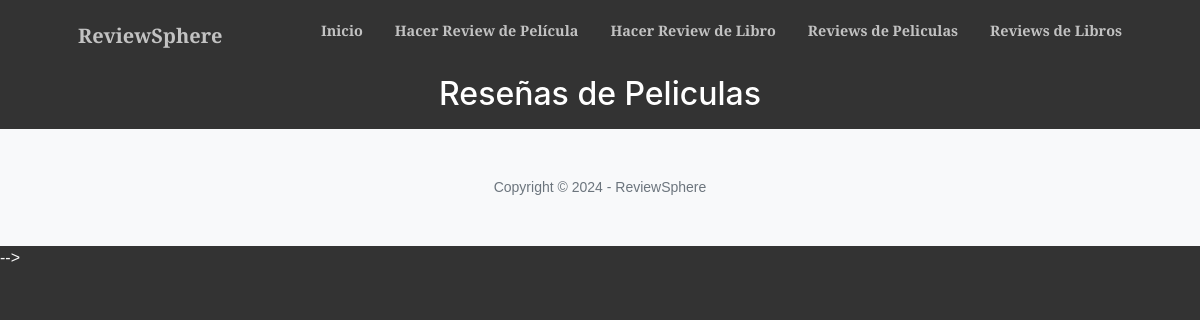
Page /reviews/reviews/movie/ on the earlier database version.
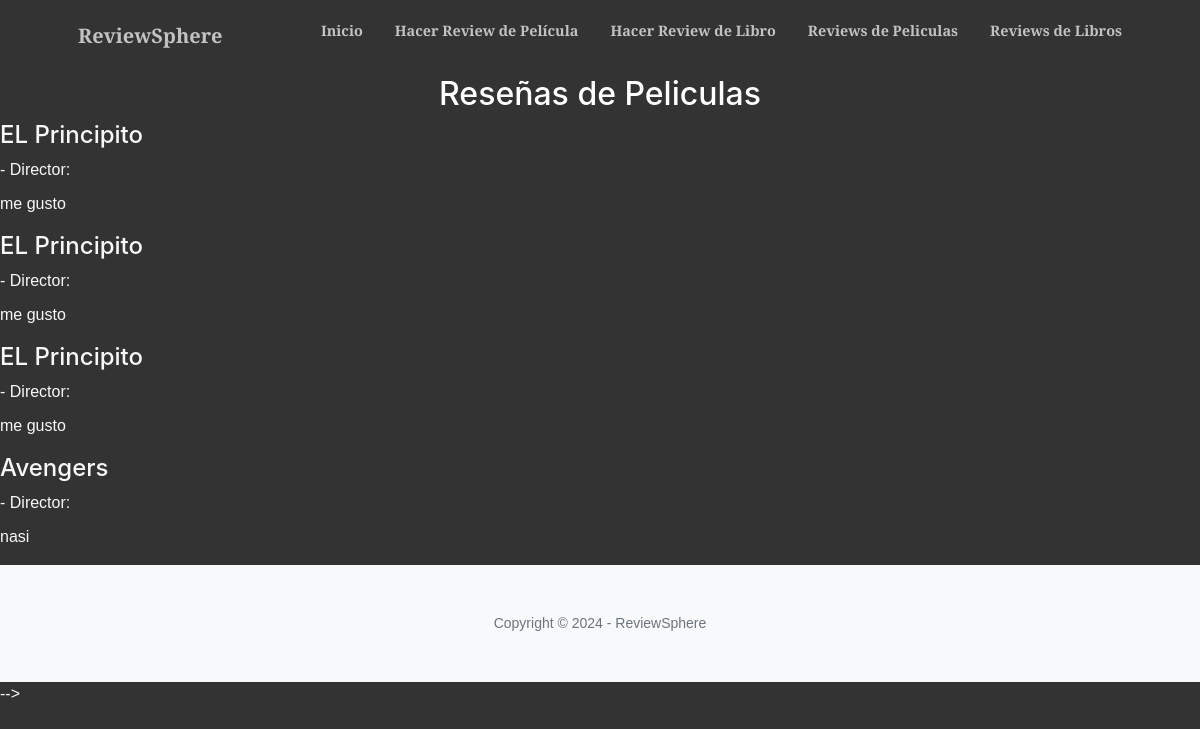
Same page on the later database version.
### user_review/models.py (models this page shows)
class Pelicula(models.Model):
    titulo = models.CharField(max_length=100, default='Desconocido')
    director = models.CharField(max_length=100, default='Desconocido')
    reseña = models.TextField(null=True)

### user_review/views.py (the view)
# urls.py: path("reviews/movie/", views.buscar_reviews_peliculas, name="lista_reviews_peliculas"),
def buscar_reviews_peliculas(request):
    movie_reviews = models.Pelicula.objects.all()
    return render(request, 'user_review/lista_reviews_peliculas.html', {'movie_reviews': movie_reviews})

### user_review/templates/user_review/lista_reviews_peliculas.html (shortened to what this page needs)
{% extends "core/base.html" %}
{% block title %}
    Reseñas de Peliculas
{% endblock title %}
{% block content %}
{% include 'core/components/navbar.html' %}
    <ul>
        {% for review in movie_reviews %}
            <li><h4>{{ review.titulo }}</h4> - Director: {{ review.autor }}</li>
            <li></li>{{ review.reseña }}</li>
        {% endfor %}
    </ul>
{% endblock content %}

Differences in the rows shown:
added Pelicula: titulo "EL Principito", reseña "me gusto"
added Pelicula: titulo "EL Principito", reseña "me gusto"
added Pelicula: titulo "EL Principito", reseña "me gusto"
added Pelicula: titulo "Avengers", reseña "nasi"
